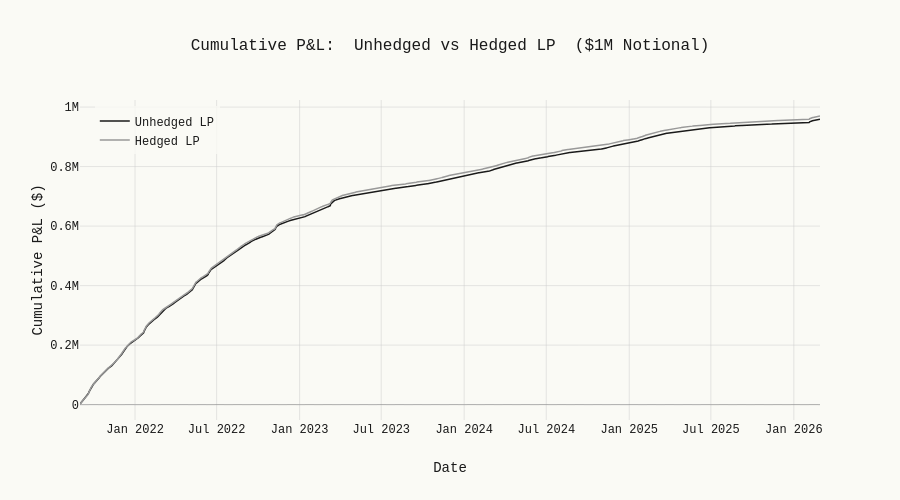

Write notebook code for a chart like this one.
### Markdown cell above
## Hedge Mechanics

**LP Position:** Passive full-range on V3 USDC/WETH with $1M notional. Daily fee income = `feesUSD / tvlUSD × $1M`.

**CongestionToken Payoff:** The sigmoid accumulated payoff $\varphi(I_t) = \lambda \cdot \ln(1 + e^{I_t/\lambda})$ where $I_t = \sum_{s=1}^{t} \Delta I_s$ (cumulative congestion index). $\lambda$ is calibrated as $\text{std}(I_t)$ so the sigmoid operates in its non-linear region.

**Hedge Ratio:** Minimum-variance hedge on 90-day rolling window:
$$N_t = -\frac{\text{Cov}(\Delta\text{PnL}_{\text{fees}}, \Delta\varphi)}{\text{Var}(\Delta\varphi)}$$

**Hedged P&L:** $\Delta\text{PnL}_{\text{hedged}} = \Delta\text{PnL}_{\text{fees}} + N_t \cdot \Delta\varphi_t$

When congestion rises → LP fees compressed (negative P&L) → sigmoid payoff rises (positive hedge P&L) → net exposure reduced.

### Code cell
# ── Cumulative P&L: Unhedged vs Hedged ─────────────────────────
cum_unhedged = pnl_aligned.cumsum()
cum_hedged = pnl_hedged.cumsum()

fig = go.Figure()

fig.add_trace(go.Scatter(
    x=cum_unhedged.index, y=cum_unhedged.values,
    mode="lines", line=dict(color="#1a1a1a", width=1.5),
    name="Unhedged LP"
))

fig.add_trace(go.Scatter(
    x=cum_hedged.index, y=cum_hedged.values,
    mode="lines", line=dict(color="#999999", width=1.5),
    name="Hedged LP"
))

fig.add_hline(y=0, line_dash="dash", line_color="#bbbbbb", line_width=0.5)

fig.update_layout(
    title="Cumulative P&L:  Unhedged vs Hedged LP  ($1M Notional)",
    xaxis_title="Date",
    yaxis_title="Cumulative P&L ($)",
    height=500,
    legend=dict(x=0.02, y=0.98, bgcolor="rgba(250,250,245,0.8)")
)

fig.show()

### Figure 1 — Plotly figure (JSON) as saved in the notebook; plotly's stock layout.template omitted (floating-point values rounded to 4 significant figures; data arrays with more than 128 entries replaced by an {"elided": "..."} marker saying what was removed)
{"data": [{"line": {"color": "#1a1a1a", "width": 1.5}, "mode": "lines", "name": "Unhedged LP", "type": "scatter", "x": {"elided": "1642 str values"}, "y": {"elided": "1642 float values"}}, {"line": {"color": "#999999", "width": 1.5}, "mode": "lines", "name": "Hedged LP", "type": "scatter", "x": {"elided": "1642 str values"}, "y": {"elided": "1642 float values"}}], "layout": {"height": 500, "legend": {"bgcolor": "rgba(250,250,245,0.8)", "x": 0.02, "y": 0.98}, "shapes": [{"line": {"color": "#bbbbbb", "dash": "dash", "width": 0.5}, "type": "line", "x0": 0, "x1": 1, "xref": "x domain", "y0": 0, "y1": 0, "yref": "y"}], "title": {"text": "Cumulative P&L:  Unhedged vs Hedged LP  ($1M Notional)"}, "xaxis": {"title": {"text": "Date"}}, "yaxis": {"title": {"text": "Cumulative P&L ($)"}}}}
